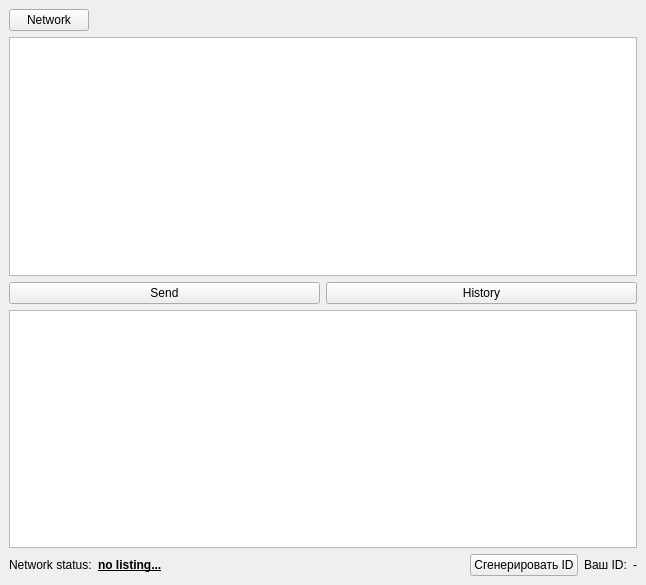
<?xml version="1.0" encoding="UTF-8"?>
<ui version="4.0">
 <class>MainWindow</class>
 <widget class="QMainWindow" name="MainWindow">
  <property name="geometry">
   <rect>
    <x>0</x>
    <y>0</y>
    <width>646</width>
    <height>585</height>
   </rect>
  </property>
  <property name="minimumSize">
   <size>
    <width>646</width>
    <height>254</height>
   </size>
  </property>
  <property name="windowTitle">
   <string>MainWindow</string>
  </property>
  <widget class="QWidget" name="centralwidget">
   <layout class="QVBoxLayout" name="verticalLayout_2">
    <item>
     <layout class="QHBoxLayout" name="horizontalLayout_5">
      <item>
       <widget class="QPushButton" name="network">
        <property name="text">
         <string>Network</string>
        </property>
       </widget>
      </item>
      <item>
       <spacer name="horizontalSpacer">
        <property name="orientation">
         <enum>Qt::Horizontal</enum>
        </property>
        <property name="sizeHint" stdset="0">
         <size>
          <width>40</width>
          <height>20</height>
         </size>
        </property>
       </spacer>
      </item>
     </layout>
    </item>
    <item>
     <layout class="QHBoxLayout" name="horizontalLayout">
      <item>
       <layout class="QVBoxLayout" name="verticalLayout">
        <item>
         <widget class="QTextBrowser" name="textBrowser">
          <property name="enabled">
           <bool>true</bool>
          </property>
         </widget>
        </item>
        <item>
         <layout class="QHBoxLayout" name="horizontalLayout_7">
          <item>
           <widget class="QPushButton" name="send">
            <property name="text">
             <string>Send</string>
            </property>
           </widget>
          </item>
          <item>
           <widget class="QPushButton" name="history">
            <property name="text">
             <string>History</string>
            </property>
           </widget>
          </item>
         </layout>
        </item>
        <item>
         <widget class="QTextEdit" name="textSend"/>
        </item>
       </layout>
      </item>
     </layout>
    </item>
    <item>
     <layout class="QHBoxLayout" name="horizontalLayout_6">
      <item>
       <widget class="QLabel" name="label_3">
        <property name="text">
         <string>Network status:</string>
        </property>
       </widget>
      </item>
      <item>
       <widget class="QLabel" name="networkStatus">
        <property name="font">
         <font>
          <weight>75</weight>
          <bold>true</bold>
          <underline>true</underline>
         </font>
        </property>
        <property name="text">
         <string>no listing...</string>
        </property>
       </widget>
      </item>
      <item>
       <spacer name="horizontalSpacer_2">
        <property name="orientation">
         <enum>Qt::Horizontal</enum>
        </property>
        <property name="sizeHint" stdset="0">
         <size>
          <width>40</width>
          <height>20</height>
         </size>
        </property>
       </spacer>
      </item>
      <item>
       <widget class="QPushButton" name="newID">
        <property name="text">
         <string>Сгенерировать ID</string>
        </property>
       </widget>
      </item>
      <item>
       <widget class="QLabel" name="label">
        <property name="text">
         <string>Ваш ID:</string>
        </property>
       </widget>
      </item>
      <item>
       <widget class="QLabel" name="myID">
        <property name="text">
         <string>-</string>
        </property>
       </widget>
      </item>
     </layout>
    </item>
   </layout>
  </widget>
 </widget>
 <resources/>
 <connections/>
</ui>
